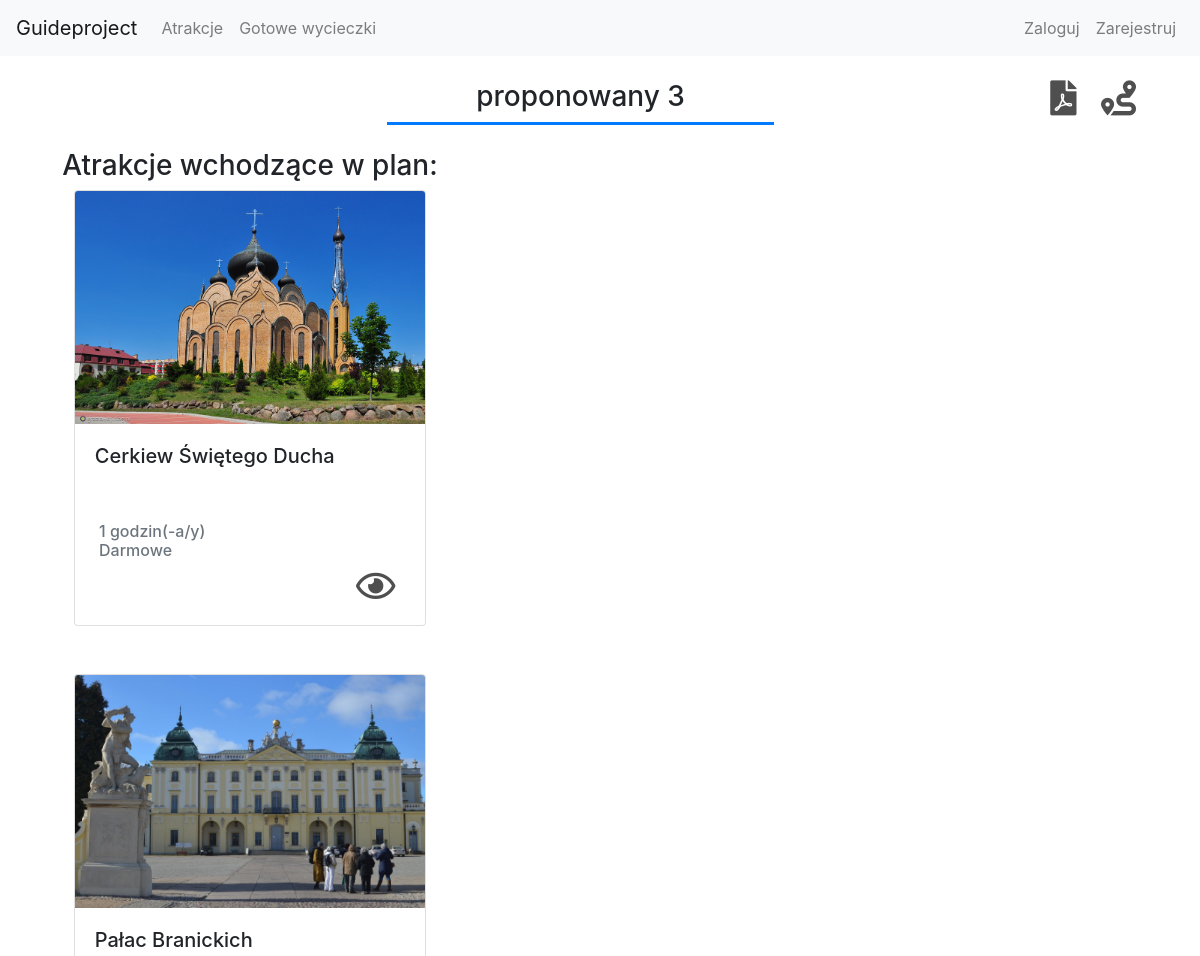
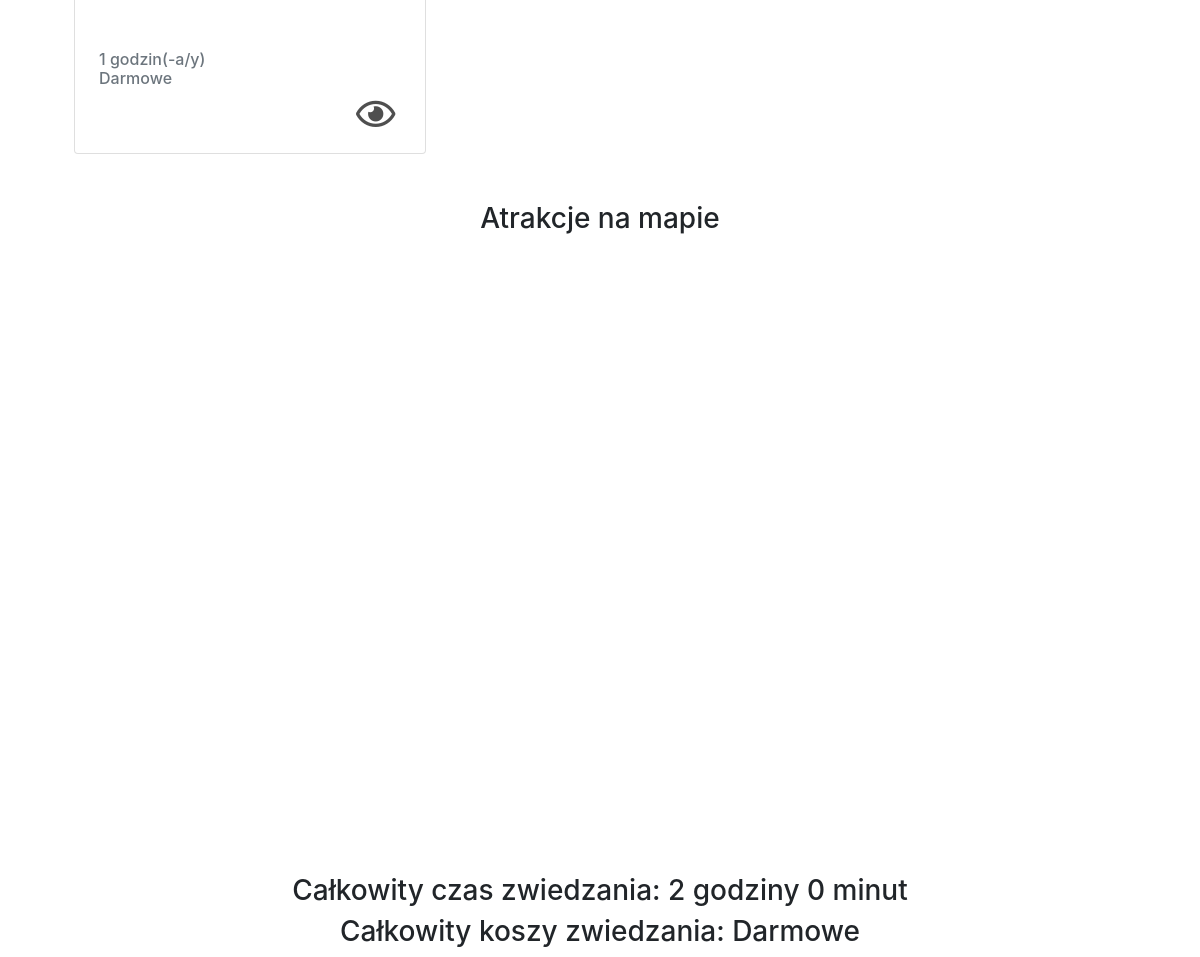
The page /guide/tripplan/10 on the database its author committed (2 pictures, top to bottom).
### guide/models.py (models this page shows, shortened)
class TripPlan(models.Model):
    name = models.CharField(_("Name"), max_length=150)
    creator = models.ForeignKey("Client", verbose_name=_(
        "Creator"), on_delete=models.CASCADE, null=True, blank=True)
    attractions = models.ManyToManyField(
        "Attraction", verbose_name=_("Attraction list"))
    def getNumberOfAttractions(self):
        return len(self.attractions.all())
    def getTotalTime(self):
        totalTime = 0
        for attraction in self.attractions.all():
            totalTime += attraction.timeNeededToSightsee
        return totalTime
    def getTotalTimeSplit(self):
        totalTime = self.getTotalTime()
        return math.floor(totalTime), round((totalTime-math.floor(totalTime))*60)
    def getTotalCost(self):
        totalPrice = 0
        for attraction in self.attractions.all():
            totalPrice += attraction.ticketCost
        return totalPrice
    def getFormattedCost(self):
        totalTime = self.getTotalCost()
        if totalTime == 0:
            return 'Darmowe'
        else:
            return f'{totalTime} zł'
    class Meta:
        ordering = ['name']

class Attraction(models.Model):
    name = models.CharField(_("Name"),
                            max_length=200, help_text="Enter attraction's name.")
    description = models.TextField(max_length=500)
    categories = models.ManyToManyField(
        "Category")
    localization = models.ForeignKey(
        "Localization", verbose_name=_("Address"), on_delete=models.CASCADE, null=True, blank=True)
    timeNeededToSightsee = models.FloatField(
        _("Time neede to sightsee (in hours)"))
    ticketCost = models.FloatField(
        _("Ticket's cost"), default=0)
    def display_category(self):
        """Create a string for the Category. This is required to display category in Admin."""
        return ', '.join(category.name for category in self.categories.all())
    def getTimeAsFormattedString(self):
        hours = int(self.timeNeededToSightsee)
        minutes = int((self.timeNeededToSightsee % 1)*60)
        result = ''
        if hours:
            result += str(hours) + ' godzin(-a/y) '
        if minutes:
            result += str(minutes) + ' minut(-a)'
        return result
    def getFormattedCost(self):
        if self.ticketCost == 0:
            return 'Darmowe'
        else:
            return f'{str(self.ticketCost)} zł'
    display_category.short_description = 'Category'
    class Meta:
        ordering = ['name']

### guide/views.py (the view)
# urls.py: path('tripplan/<int:pk>', views.TripPlanDetailView.as_view(),
class TripPlanDetailView(DetailView):
    model = TripPlan
    def get_context_data(self, **kwargs):
        context = super().get_context_data(**kwargs)
        attractionLocalizations = extractInfo(self.object.attractions.all())
        context["attractionLocalizations"] = attractionLocalizations
        hours, minutes = self.object.getTotalTimeSplit()
        context['hours'] = hours
        context['minutes'] = minutes
        context['form'] = SignUpForm
        if self.request.user.is_authenticated and self.object.creator:
            if self.object.creator.pk == self.request.user.pk:
                availableAttractions = Attraction.objects.exclude(
                    pk__in=self.object.attractions.values_list('pk'))
                context['availableAttractions'] = availableAttractions
                context['changeNameForm'] = ChangeTripPlanNameForm
        return context

### guide/views.py (called while the page is built, shortened)
def extractInfo(attractionList):
    formattedInfo = []
    try:
        for attraction in attractionList:
            formattedInfo.append({'name': attraction.name,
                                  'lat-lng': {'lat': attraction.localization.lattitude, 'lng': attraction.localization.longitude}})
        return formattedInfo
    except:
        pass

### guide/templates/guide/tripplan_detail.html (shortened to what this page needs)
{% extends "base.html" %}
{% block content %}
{% load static %}
<div class="container-fluid">
    <div class="row mt-4 mr-4">
        <div class="col-4 text-right">
        </div>
        <div class="col-4 text-center border-bottom border-primary border-3">
        <h3>{{tripplan.name}}</h3>
        </div>
        <div class="col-4 text-right">
            <a class="icon-wrapper" href="{% url 'pdf' tripplan.pk %}"><i class="fas fa-file-pdf"></i></a>
            {% if tripplan.getNumberOfAttractions > 1 %}
                 <a href="#" class="icon-wrapper" data-toggle="modal" data-target="#route">
                 <i class="fas fa-route route"></i>
                 </a>
                 {% endif %}
        </div>
    </div>
    <div class="row mt-4">
        <div class="col-5 text-center">
            <h3>Atrakcje wchodzące w plan:</h3>
                <div class="listing-block ">
                    {% for attraction in tripplan.attractions.all %}
                        <div class="card w-75 text-left mb-5 mx-auto">
                            <img class="card-img-top" src="{% static "images/" %}{{attraction.name}}.jpeg" alt="{{attraction.name}}">
                                <div class="card-body">
                                    <h5 class="card-title pb-5">{{attraction.name}}</h5>
                                    <h6 class="card-subtitle mb-2 text-muted">
                                         {{attraction.getTimeAsFormattedString}}<br>
                                         {{attraction.getFormattedCost}}
                                    </h6>
                                        <p class="card-text text-right">
                                            <a class="icon-wrapper" href="{% url 'attraction-detail' attraction.pk %}">
                                                <i class="far fa-eye"></i>
                                            </a>
                                        </p>
                                </div>
                        </div>
                    {% endfor %}
                </div>
      </div>
      <div class="col text-center">
            <h3 id="mapTitle">Atrakcje na mapie</h3>
            <div id="map"></div>
            <h3>Całkowity czas zwiedzania: <span id="totalTime_hours">{{hours}}</span> godziny
            <span id="totalTime_minutes">{{minutes}}</span> minut</h3>
        <h3>Całkowity koszy zwiedzania: {{tripplan.getFormattedCost}}<h3>
      </div>
      </div>
         </div>
{% endblock content %}

### templates/base.html (style rules this page uses)
.icon-wrapper { color:#4F4F4F; padding:10px; }
.icon-wrapper i { font-size: 35px; }

### guide/templates/guide/tripplan_detail.html (style rules this page uses)
#map { height:600px; width:800px; margin: 0 auto 30px auto; }
.border-3 { border-width:3px !important; }

### rows shown on the page
TripPlan: name "proponowany 3", getFormattedCost "Darmowe"
Attraction: name (picture), name "Cerkiew Świętego Ducha", getTimeAsFormattedString "1 godzin(-a/y)", getFormattedCost "Darmowe"
Attraction: name (picture), name "Pałac Branickich", getTimeAsFormattedString "1 godzin(-a/y)", getFormattedCost "Darmowe"

### other values the page prints
{{ hours }} "2"
{{ minutes }} "0"
